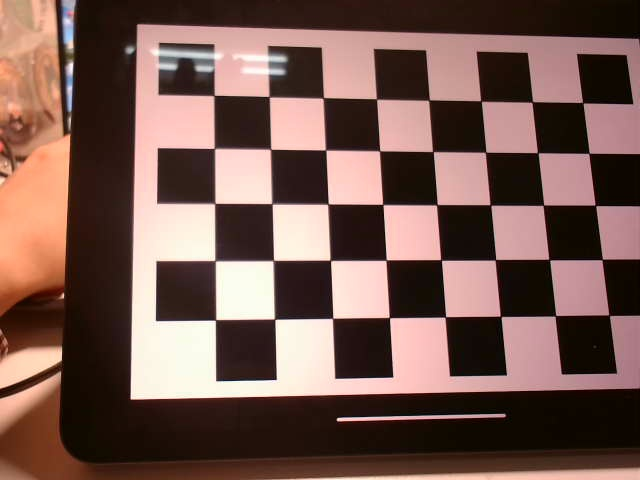
#> input picture 双目标定/left0411/left_0.jpg, 640 x 480 px; its folder holds only this picture in this run
$ python '单.py'
#> lines starting #> are read from the running program, lines starting #| are printed output that depends on the picture; after the words box and inside, x2 and y2 are one past the last pixel; in counts of white or black regions, pixels touching at a corner belong together; long printed decimals are rounded
import cv2
import numpy as np
import glob

# 设置棋盘格的规格（根据你使用的棋盘格尺寸来设置）
chessboard_size = (8,5)  # 9列，6行
square_size = 0.21  # 每个方格的实际尺寸，单位可以是毫米或者厘米

# 棋盘格的3D坐标，假设棋盘格的Z坐标为零
obj_points = np.zeros((chessboard_size[0] * chessboard_size[1], 3), np.float32)
obj_points[:, :2] = np.indices(chessboard_size).T.reshape(-1, 2)
obj_points *= square_size

# 用于保存所有图像的物体点和图像点
object_points = []
image_points = []

# 获取所有棋盘格图像
images = glob.glob('left0411/*.jpg')  # 调整图像路径

print(images)  # 打印检查是否读取到了图像文件

for img_path in images:
    img = cv2.imread(img_path)
#> img is the input picture: shape (480, 640, 3); mean B, G, R 81.5, 89.5, 118.6
    gray = cv2.cvtColor(img, cv2.COLOR_BGR2GRAY)
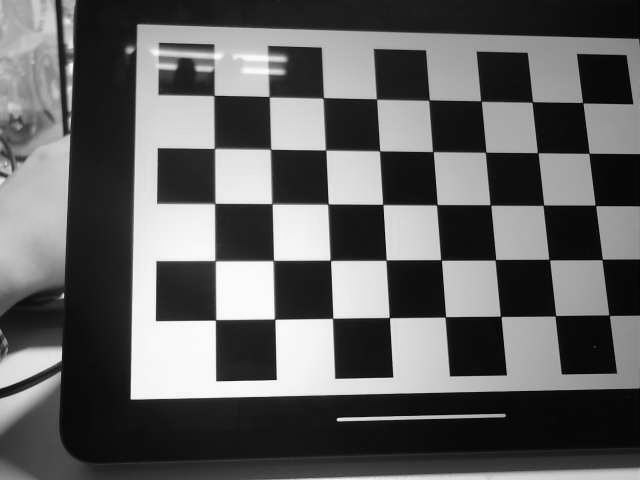
#> gray: shape (480, 640); min 0, max 255, mean 97.3

    # 查找棋盘格角点
    ret, corners = cv2.findChessboardCorners(gray, chessboard_size, None)
#> ret = True; corners = 40 rows, first 8: [215, 98], [269, 96.59], [325, 100], [376.5, 99.09], [428.8, 100.3], [480.9, 101], [532.1, 101.9], [582.8, 102.8]

    if ret:
        object_points.append(obj_points)
        image_points.append(corners)

        # 在棋盘格图像上绘制角点
        cv2.drawChessboardCorners(img, chessboard_size, corners, ret)
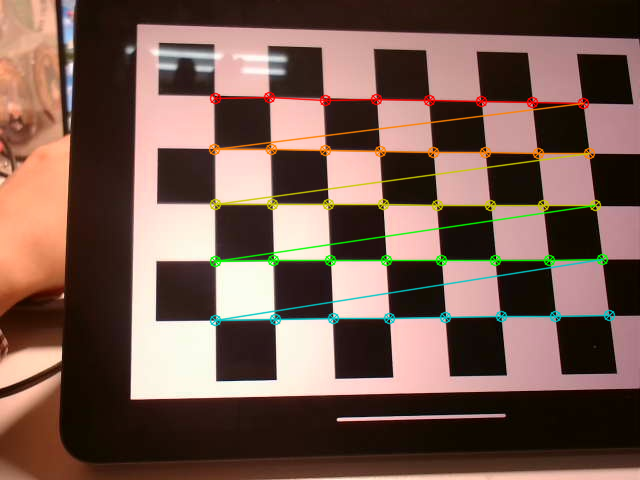
#> img: shape (480, 640, 3); 4.38% of pixels changed, all inside (x1, y1, x2, y2) = (208, 91, 616, 327)
        cv2.imshow('Chessboard', img)
        cv2.waitKey(500)
    else:
        print(f"未检测到棋盘格角点：{img_path}")

cv2.destroyAllWindows()

# 相机标定
ret, mtx, dist, rvecs, tvecs = cv2.calibrateCamera(object_points, image_points, gray.shape[::-1], None, None)
#> ret = 0.482; mtx = [[596.5, 0, 253.2], [0, 605.2, 262.1], [0, 0, 1]]; dist = [[-0.196, 0.768, 0.000876, 0.00325, -1.01]]; rvecs = ([-0.181, -0.0648, -0.0101],); tvecs = ([-0.148, -0.625, 2.26],)

# 输出相机内参和畸变系数
print("相机内参矩阵：")
print(mtx)
#| [[596.508   0.         253.236]
#|  [  0.         605.160 262.093]
#|  [  0.           0.           1.        ]]
print("畸变系数：")
print(dist)
#| [[-1.96429531e-01  7.67962577e-01  8.75673237e-04  3.25453049e-03
#|   -1.01464360e+00]]

# 计算重投影误差
total_error = 0
for i in range(len(object_points)):
    imgpoints2, _ = cv2.projectPoints(object_points[i], rvecs[i], tvecs[i], mtx, dist)
    error = cv2.norm(image_points[i], imgpoints2, cv2.NORM_L2) / len(imgpoints2)
    total_error += error
#> this loop made 1 pass
#> (error, total_error) on pass 1: (0.0763, 0.0763)
#> after the loop, total_error = 0.0763

mean_error = total_error / len(object_points)
#> mean_error = 0.0763
print(f"\n⚠️ 平均重投影误差 (RMS error): {mean_error:.4f}")
#| ⚠️ 平均重投影误差 (RMS error): 0.0763

$ run again, on 双目标定/left0411/left_12.jpg
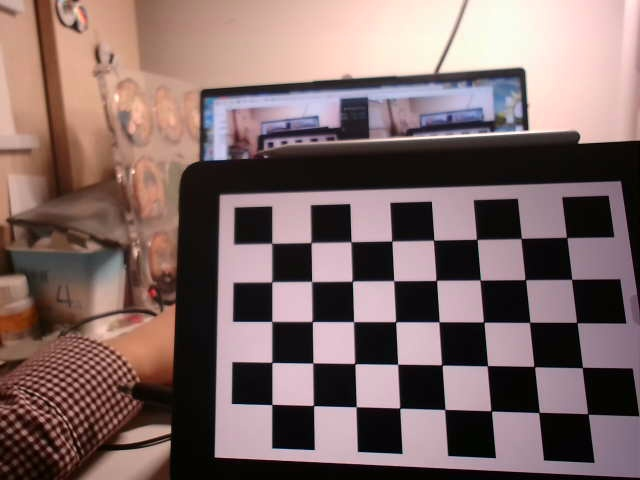
#> input picture 双目标定/left0411/left_12.jpg, 640 x 480 px
#> img is the input picture: shape (480, 640, 3); mean B, G, R 102.4, 104.3, 127
#> `gray = cv2.cvtColor(img, cv2.COLOR_BGR2GRAY)`:
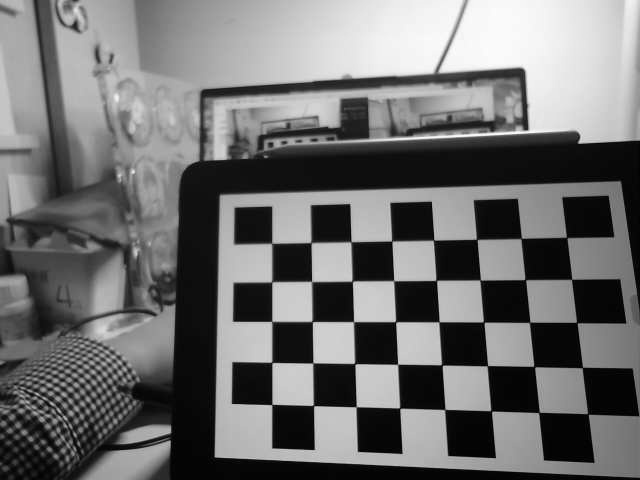
#> gray: shape (480, 640); min 0, max 254, mean 110.9
#> `ret, corners = cv2.findChessboardCorners(gray, chessboard_size, None)`: ret = True; corners = 40 rows, first 8: [271.5, 243.3], [310.9, 242.6], [351, 241.9], [391.7, 241.1], [433.5, 240], [476.6, 239.4], [521.2, 238.4], [566.7, 237.5]
#> `cv2.drawChessboardCorners(img, chessboard_size, corners, ret)`:
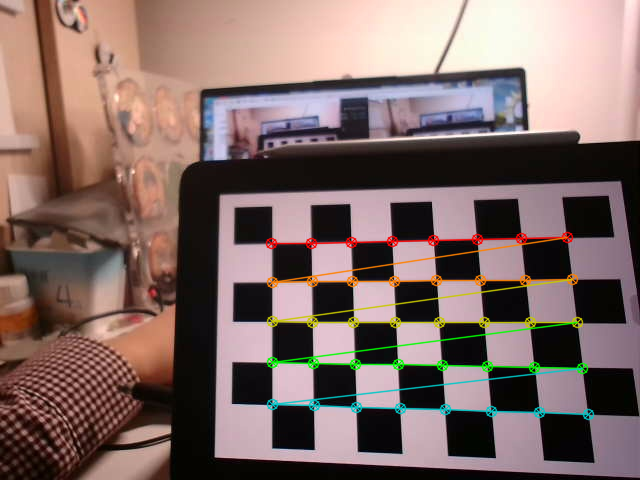
#> img: shape (480, 640, 3); 3.69% of pixels changed, all inside (x1, y1, x2, y2) = (265, 231, 595, 421)
#> `ret, mtx, dist, rvecs, tvecs = cv2.calibrateCamera(object_points, imag..`: ret = 0.167; mtx = [[195.3, 0, 292.5], [0, 191.9, 266.4], [0, 0, 1]]; dist = [[-0.00338, 0.00469, -8.27e-05, -0.000583, -0.00103]]; rvecs = ([-0.0754, 0.0588, -0.0112],); tvecs = ([-0.112, -0.126, 1.05],)
#| [[195.276   0.         292.503]
#|  [  0.         191.950 266.438]
#|  [  0.           0.           1.        ]]
#| [[-3.37671919e-03  4.69325877e-03 -8.27279260e-05 -5.82624734e-04
#|   -1.03381971e-03]]
#> the loop `for i in range(len(object_points)):` made 1 pass
#> (error, total_error) on pass 1: (0.0265, 0.0265)
#> after the loop `for i in range(len(object_points)):`: total_error = 0.0265
#| ⚠️ 平均重投影误差 (RMS error): 0.0265

$ run again, on 双目标定/left0411/left_13.jpg
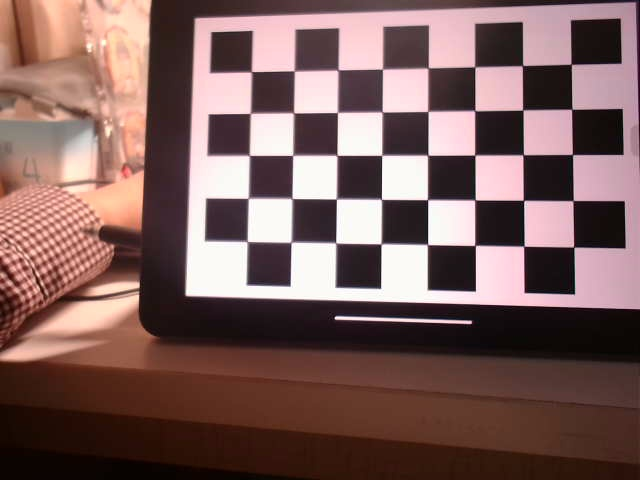
#> input picture 双目标定/left0411/left_13.jpg, 640 x 480 px
#> img is the input picture: shape (480, 640, 3); mean B, G, R 93.1, 96, 125.1
#> `gray = cv2.cvtColor(img, cv2.COLOR_BGR2GRAY)`:
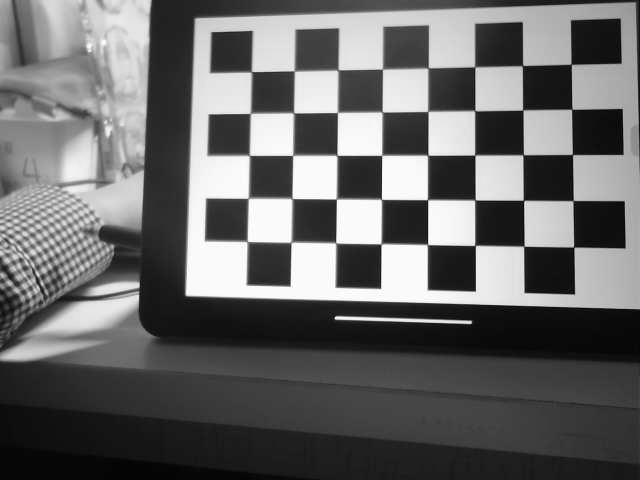
#> gray: shape (480, 640); min 0, max 255, mean 104.4
#> `ret, corners = cv2.findChessboardCorners(gray, chessboard_size, None)`: ret = True; corners = 40 rows, first 8: [251.4, 71.61], [294.3, 71.32], [337.7, 70.29], [382.3, 69.28], [428.2, 67.85], [474.8, 66.89], [522.4, 65.56], [571, 64]
#> `cv2.drawChessboardCorners(img, chessboard_size, corners, ret)`:
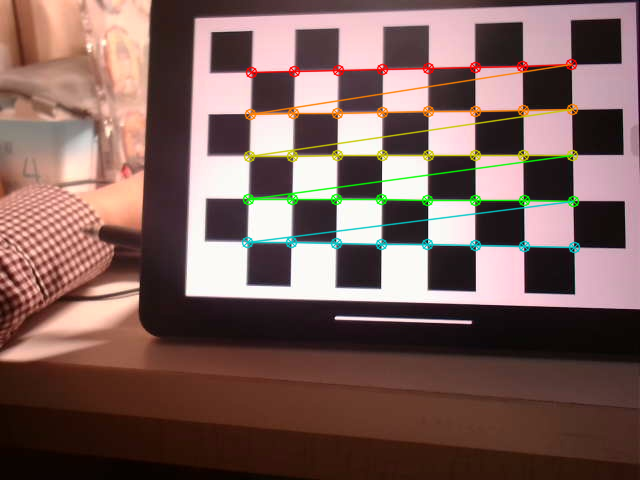
#> img: shape (480, 640, 3); 3.86% of pixels changed, all inside (x1, y1, x2, y2) = (241, 58, 581, 254)
#> `ret, mtx, dist, rvecs, tvecs = cv2.calibrateCamera(object_points, imag..`: ret = 0.21; mtx = [[192.1, 0, 212.1], [0, 195.2, 300.1], [0, 0, 1]]; dist = [[-0.00214, 0.00117, 0.000265, -0.000214, -0.000116]]; rvecs = ([-0.026, 0.0431, 0.0301],); tvecs = ([0.196, -1.12, 0.956],)
#| [[192.129   0.         212.122]
#|  [  0.         195.151 300.132]
#|  [  0.           0.           1.        ]]
#| [[-0.002142  0.00117  0.0002649 -0.0002143 -0.0001164]]
#> the loop `for i in range(len(object_points)):` made 1 pass
#> (error, total_error) on pass 1: (0.0331, 0.0331)
#> after the loop `for i in range(len(object_points)):`: total_error = 0.0331
#| ⚠️ 平均重投影误差 (RMS error): 0.0331

$ run again, on 双目标定/left0411/left_14.jpg
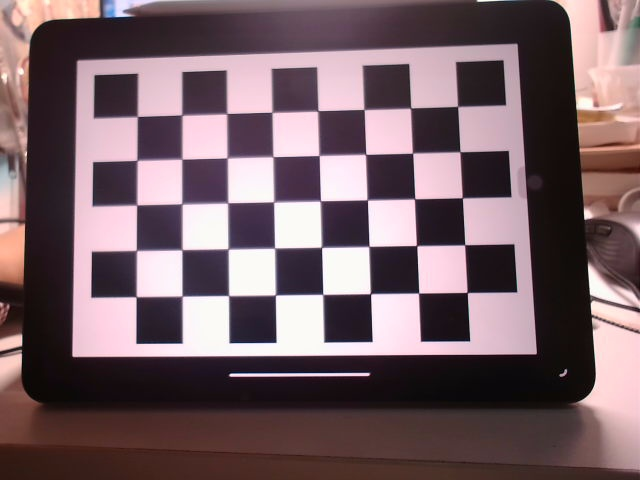
#> input picture 双目标定/left0411/left_14.jpg, 640 x 480 px
#> img is the input picture: shape (480, 640, 3); mean B, G, R 102.3, 96.4, 118
#> `gray = cv2.cvtColor(img, cv2.COLOR_BGR2GRAY)`:
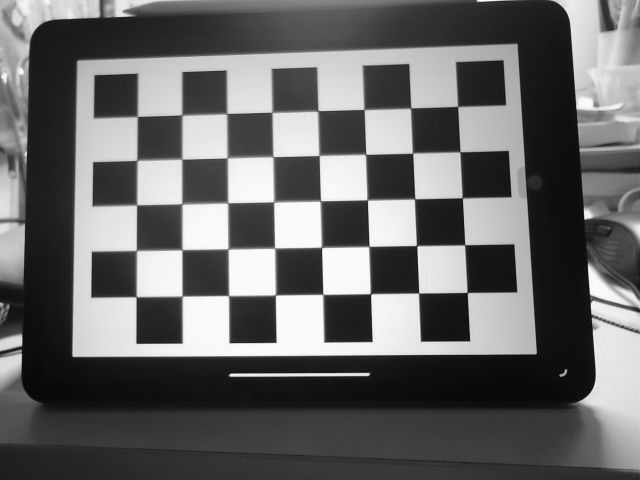
#> gray: shape (480, 640); min 2, max 255, mean 103.5
#> `ret, corners = cv2.findChessboardCorners(gray, chessboard_size, None)`: ret = True; corners = 40 rows, first 8: [137.4, 116.5], [181.7, 115.2], [226.8, 113.6], [271.7, 112.4], [317.9, 110.9], [363.9, 109.5], [410.6, 108.1], [457.6, 106.4]
#> `cv2.drawChessboardCorners(img, chessboard_size, corners, ret)`:
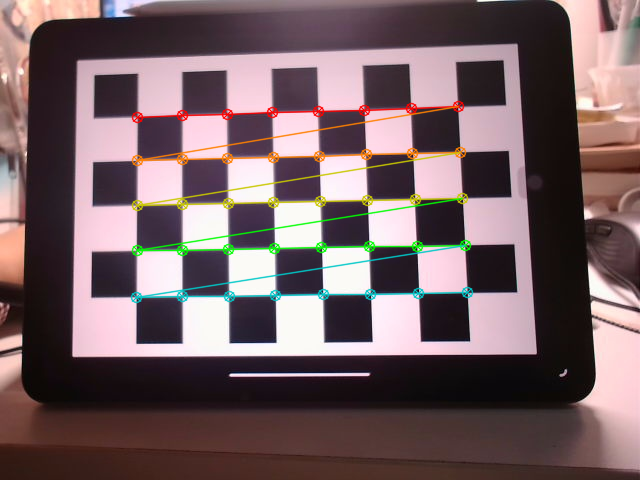
#> img: shape (480, 640, 3); 3.9% of pixels changed, all inside (x1, y1, x2, y2) = (130, 100, 474, 304)
#> `ret, mtx, dist, rvecs, tvecs = cv2.calibrateCamera(object_points, imag..`: ret = 0.147; mtx = [[466.1, 0, 229.4], [0, 468.4, 269.3], [0, 0, 1]]; dist = [[-0.0148, -0.0508, -0.00188, 0.00136, 0.163]]; rvecs = ([-0.0834, 0.0494, -0.0128],); tvecs = ([-0.432, -0.713, 2.19],)
#| [[466.114   0.         229.363]
#|  [  0.         468.383 269.309]
#|  [  0.           0.           1.        ]]
#| [[-0.01483 -0.05081 -0.001878   0.001358  0.1629]]
#> the loop `for i in range(len(object_points)):` made 1 pass
#> (error, total_error) on pass 1: (0.0233, 0.0233)
#> after the loop `for i in range(len(object_points)):`: total_error = 0.0233
#| ⚠️ 平均重投影误差 (RMS error): 0.0233

$ run again, on 双目标定/left0411/left_1.jpg
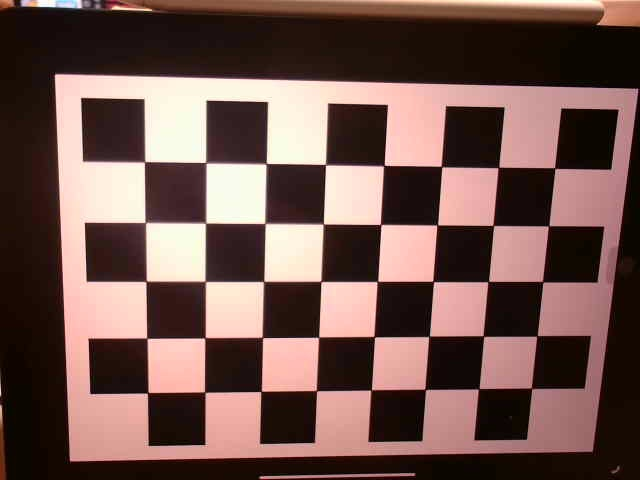
#> input picture 双目标定/left0411/left_1.jpg, 640 x 480 px
#> img is the input picture: shape (480, 640, 3); mean B, G, R 79.8, 85.9, 113.7
#> `gray = cv2.cvtColor(img, cv2.COLOR_BGR2GRAY)`:
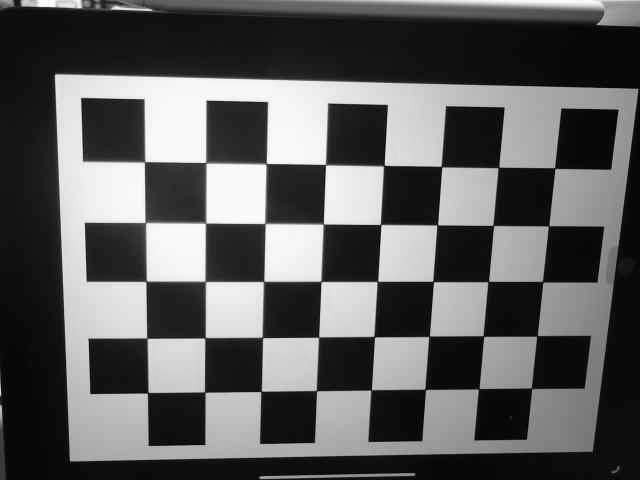
#> gray: shape (480, 640); min 0, max 255, mean 93.5
#> `ret, corners = cv2.findChessboardCorners(gray, chessboard_size, None)`: ret = True; corners = 40 rows, first 8: [144.5, 162.2], [205.5, 162.7], [265.9, 164], [325.2, 165.2], [383.6, 165.2], [441.3, 166.2], [498.3, 167.3], [555.3, 167.7]
#> `cv2.drawChessboardCorners(img, chessboard_size, corners, ret)`:
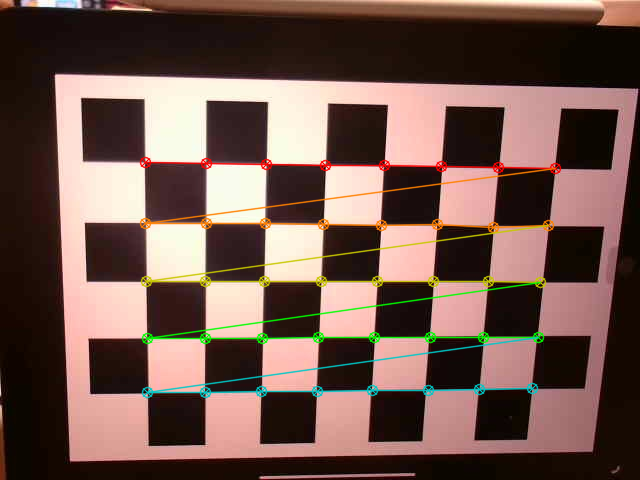
#> img: shape (480, 640, 3); 4.54% of pixels changed, all inside (x1, y1, x2, y2) = (139, 156, 562, 399)
#> `ret, mtx, dist, rvecs, tvecs = cv2.calibrateCamera(object_points, imag..`: ret = 0.741; mtx = [[902.1, 0, 260.8], [0, 907.2, 313.1], [0, 0, 1]]; dist = [[0.337, -6.15, 0.0051, -0.00869, 31.54]]; rvecs = ([0.263, -0.0876, 0.0086],); tvecs = ([-0.4, -0.519, 3.13],)
#| [[902.050    0.         260.771]
#|  [  0.         907.170  313.099]
#|  [  0.           0.           1.        ]]
#| [[ 3.36576233e-01 -6.15115629e+00  5.10261019e-03 -8.69462262e-03
#|    3.15354972e+01]]
#> the loop `for i in range(len(object_points)):` made 1 pass
#> (error, total_error) on pass 1: (0.117, 0.117)
#> after the loop `for i in range(len(object_points)):`: total_error = 0.117
#| ⚠️ 平均重投影误差 (RMS error): 0.1172
